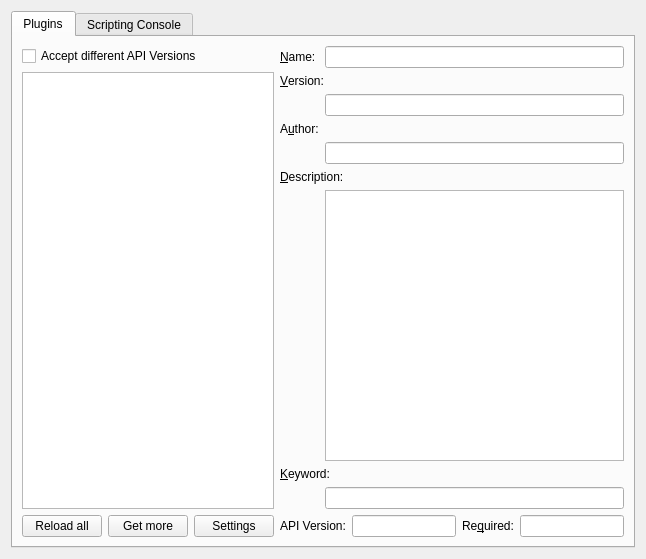
<?xml version="1.0" encoding="UTF-8"?>
<ui version="4.0">
 <class>Dialog</class>
 <widget class="QWidget" name="Dialog">
  <property name="geometry">
   <rect>
    <x>0</x>
    <y>0</y>
    <width>646</width>
    <height>559</height>
   </rect>
  </property>
  <property name="windowTitle">
   <string>Dialog</string>
  </property>
  <layout class="QVBoxLayout" name="verticalLayout">
   <item>
    <widget class="QTabWidget" name="tabWidget">
     <property name="currentIndex">
      <number>0</number>
     </property>
     <widget class="QWidget" name="pluginsTab">
      <attribute name="title">
       <string>Plugins</string>
      </attribute>
      <layout class="QHBoxLayout" name="horizontalLayout_2">
       <item>
        <layout class="QVBoxLayout" name="verticalLayout_2">
         <item>
          <widget class="QCheckBox" name="differentApiButton">
           <property name="toolTip">
            <string>Will reload all plugins</string>
           </property>
           <property name="text">
            <string>Accept different API Versions</string>
           </property>
          </widget>
         </item>
         <item>
          <widget class="QListWidget" name="pluginsList"/>
         </item>
         <item>
          <layout class="QHBoxLayout" name="horizontalLayout_7">
           <item>
            <widget class="QPushButton" name="reloadButton">
             <property name="text">
              <string>Reload all</string>
             </property>
            </widget>
           </item>
           <item>
            <widget class="QPushButton" name="repositoryButton">
             <property name="text">
              <string>Get more</string>
             </property>
            </widget>
           </item>
           <item>
            <widget class="QPushButton" name="settingsButton">
             <property name="text">
              <string>Settings</string>
             </property>
            </widget>
           </item>
          </layout>
         </item>
        </layout>
       </item>
       <item>
        <layout class="QFormLayout" name="formLayout">
         <item row="0" column="0">
          <widget class="QLabel" name="label">
           <property name="text">
            <string>&amp;Name:</string>
           </property>
           <property name="buddy">
            <cstring>nameEdit</cstring>
           </property>
          </widget>
         </item>
         <item row="0" column="1">
          <widget class="QLineEdit" name="nameEdit">
           <property name="readOnly">
            <bool>true</bool>
           </property>
          </widget>
         </item>
         <item row="4" column="0" colspan="2">
          <widget class="QLabel" name="label_2">
           <property name="text">
            <string>&amp;Version:</string>
           </property>
           <property name="buddy">
            <cstring>versionEdit</cstring>
           </property>
          </widget>
         </item>
         <item row="5" column="1">
          <widget class="QLineEdit" name="versionEdit">
           <property name="readOnly">
            <bool>true</bool>
           </property>
          </widget>
         </item>
         <item row="8" column="0">
          <widget class="QLabel" name="label_3">
           <property name="text">
            <string>A&amp;uthor:</string>
           </property>
           <property name="buddy">
            <cstring>authorEdit</cstring>
           </property>
          </widget>
         </item>
         <item row="9" column="1">
          <widget class="QLineEdit" name="authorEdit">
           <property name="readOnly">
            <bool>true</bool>
           </property>
          </widget>
         </item>
         <item row="12" column="0" colspan="2">
          <widget class="QLabel" name="label_4">
           <property name="text">
            <string>&amp;Description:</string>
           </property>
           <property name="buddy">
            <cstring>descriptionEdit</cstring>
           </property>
          </widget>
         </item>
         <item row="15" column="1">
          <widget class="QTextEdit" name="descriptionEdit">
           <property name="readOnly">
            <bool>true</bool>
           </property>
          </widget>
         </item>
         <item row="16" column="0" colspan="2">
          <widget class="QLabel" name="label_5">
           <property name="text">
            <string>&amp;Keyword:</string>
           </property>
           <property name="buddy">
            <cstring>keywordEdit</cstring>
           </property>
          </widget>
         </item>
         <item row="18" column="1">
          <widget class="QLineEdit" name="keywordEdit">
           <property name="readOnly">
            <bool>true</bool>
           </property>
          </widget>
         </item>
         <item row="20" column="0" colspan="2">
          <layout class="QHBoxLayout" name="horizontalLayout">
           <item>
            <widget class="QLabel" name="label_6">
             <property name="text">
              <string>API Version:</string>
             </property>
             <property name="buddy">
              <cstring>apiEdit</cstring>
             </property>
            </widget>
           </item>
           <item>
            <widget class="QLineEdit" name="apiEdit">
             <property name="readOnly">
              <bool>true</bool>
             </property>
            </widget>
           </item>
           <item>
            <widget class="QLabel" name="label_7">
             <property name="text">
              <string>Re&amp;quired:</string>
             </property>
             <property name="buddy">
              <cstring>requiredApiEdit</cstring>
             </property>
            </widget>
           </item>
           <item>
            <widget class="QLineEdit" name="requiredApiEdit">
             <property name="readOnly">
              <bool>true</bool>
             </property>
            </widget>
           </item>
          </layout>
         </item>
        </layout>
       </item>
      </layout>
     </widget>
     <widget class="QWidget" name="consoleTab">
      <attribute name="title">
       <string>Scripting Console</string>
      </attribute>
      <layout class="QVBoxLayout" name="verticalLayout_4">
       <item>
        <widget class="QGroupBox" name="colorsBox">
         <property name="title">
          <string>Colors</string>
         </property>
         <layout class="QFormLayout" name="formLayout_4">
          <item row="0" column="0">
           <widget class="QLabel" name="label_11">
            <property name="text">
             <string>Bac&amp;kground:</string>
            </property>
            <property name="buddy">
             <cstring>backgroundColorButton</cstring>
            </property>
           </widget>
          </item>
          <item row="0" column="1">
           <widget class="QToolButton" name="backgroundColorButton">
            <property name="text">
             <string/>
            </property>
           </widget>
          </item>
          <item row="1" column="0">
           <widget class="QLabel" name="label_12">
            <property name="text">
             <string>Te&amp;xt:</string>
            </property>
            <property name="buddy">
             <cstring>textColorButton</cstring>
            </property>
           </widget>
          </item>
          <item row="1" column="1">
           <widget class="QToolButton" name="textColorButton">
            <property name="text">
             <string/>
            </property>
           </widget>
          </item>
         </layout>
        </widget>
       </item>
       <item>
        <widget class="QGroupBox" name="fontBox">
         <property name="title">
          <string>Font</string>
         </property>
         <layout class="QFormLayout" name="formLayout_2">
          <item row="0" column="0">
           <widget class="QLabel" name="label_9">
            <property name="text">
             <string>Famil&amp;y:</string>
            </property>
            <property name="buddy">
             <cstring>fontFamilyCombo</cstring>
            </property>
           </widget>
          </item>
          <item row="0" column="1">
           <widget class="QFontComboBox" name="fontFamilyCombo"/>
          </item>
          <item row="2" column="0" colspan="2">
           <widget class="QLabel" name="label_8">
            <property name="text">
             <string>Si&amp;ze:</string>
            </property>
            <property name="buddy">
             <cstring>fontSizeSpin</cstring>
            </property>
           </widget>
          </item>
          <item row="3" column="1">
           <widget class="QSpinBox" name="fontSizeSpin"/>
          </item>
         </layout>
        </widget>
       </item>
       <item>
        <widget class="QGroupBox" name="tabsBox">
         <property name="title">
          <string>Tabs</string>
         </property>
         <layout class="QVBoxLayout" name="verticalLayout_3">
          <item>
           <widget class="QCheckBox" name="tabcompleteButton">
            <property name="text">
             <string>Tabcomplete</string>
            </property>
           </widget>
          </item>
          <item>
           <layout class="QHBoxLayout" name="horizontalLayout_4">
            <item>
             <spacer name="horizontalSpacer">
              <property name="orientation">
               <enum>Qt::Horizontal</enum>
              </property>
              <property name="sizeType">
               <enum>QSizePolicy::Minimum</enum>
              </property>
              <property name="sizeHint" stdset="0">
               <size>
                <width>10</width>
                <height>20</height>
               </size>
              </property>
             </spacer>
            </item>
            <item>
             <widget class="QCheckBox" name="spacesButton">
              <property name="text">
               <string>Insert spaces</string>
              </property>
             </widget>
            </item>
           </layout>
          </item>
          <item>
           <layout class="QHBoxLayout" name="horizontalLayout_3">
            <item>
             <spacer name="horizontalSpacer_2">
              <property name="orientation">
               <enum>Qt::Horizontal</enum>
              </property>
              <property name="sizeType">
               <enum>QSizePolicy::Minimum</enum>
              </property>
              <property name="sizeHint" stdset="0">
               <size>
                <width>10</width>
                <height>20</height>
               </size>
              </property>
             </spacer>
            </item>
            <item>
             <widget class="QLabel" name="tabwidthLabel">
              <property name="text">
               <string>Tabwi&amp;dth:</string>
              </property>
              <property name="buddy">
               <cstring>tabwidthSpin</cstring>
              </property>
             </widget>
            </item>
            <item>
             <widget class="QSpinBox" name="tabwidthSpin"/>
            </item>
           </layout>
          </item>
         </layout>
        </widget>
       </item>
       <item>
        <widget class="QGroupBox" name="startupBox">
         <property name="title">
          <string>Startup</string>
         </property>
         <layout class="QVBoxLayout" name="verticalLayout_5">
          <item>
           <layout class="QHBoxLayout" name="horizontalLayout_5">
            <item>
             <widget class="QLabel" name="label_10">
              <property name="text">
               <string>Run script:</string>
              </property>
             </widget>
            </item>
            <item>
             <widget class="QLineEdit" name="scriptEdit"/>
            </item>
            <item>
             <widget class="QToolButton" name="scriptButton">
              <property name="text">
               <string>...</string>
              </property>
             </widget>
            </item>
           </layout>
          </item>
          <item>
           <widget class="QCheckBox" name="silentButton">
            <property name="text">
             <string>Silent</string>
            </property>
           </widget>
          </item>
         </layout>
        </widget>
       </item>
      </layout>
     </widget>
    </widget>
   </item>
  </layout>
 </widget>
 <resources/>
 <connections/>
</ui>
